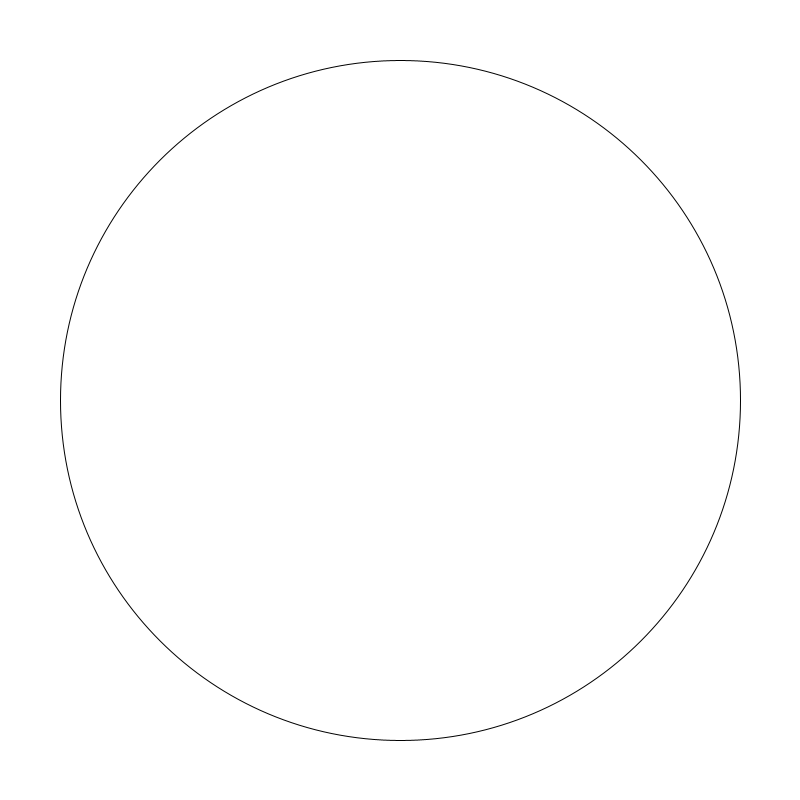
Frame 1 (no input)
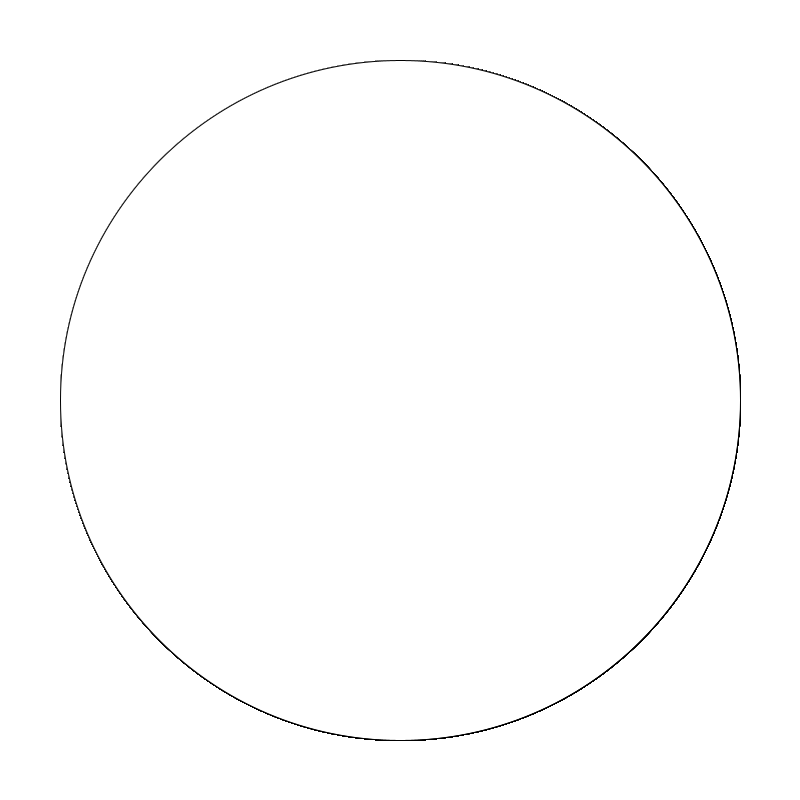
Frame 60 (the mouse pressed at the canvas centre just before this capture)
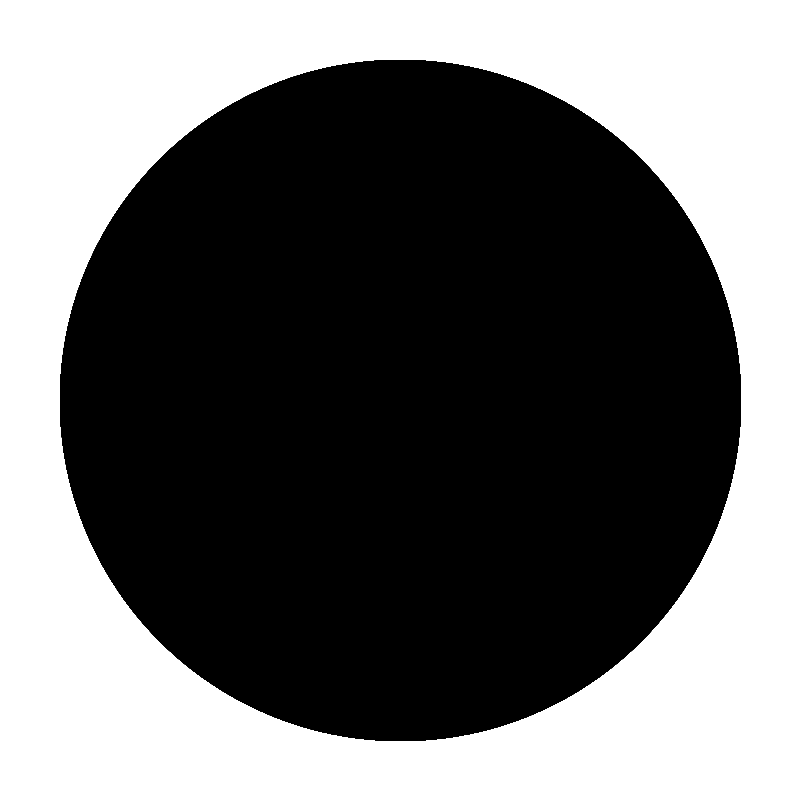
Frame 120 (the mouse held since frame 60 and released just before this capture)

The Processing sketch that drew these frames (run headless with seeded random() and noise(); from frame 60 on, the mouse is pressed at the canvas centre):

// Processing sketch: toggleCircle
// ── toggleCircle.pde
//this runs once
void setup() {
  size(800, 800);
  background(255);
}

//this runs forever in an infinite loop...
void draw() {
  //check where the mouse is, and set the fill accordingly
  float mouseDistance = dist(width/2, height/2, mouseX, mouseY);
  float radius = (width*0.85)/2;
  
  if (mouseDistance <= radius) {
    fill(0);
  }
  else {
    fill(255);
  }
  
  //draw circle
  ellipse(width/2, height/2, radius*2, radius*2);
}
